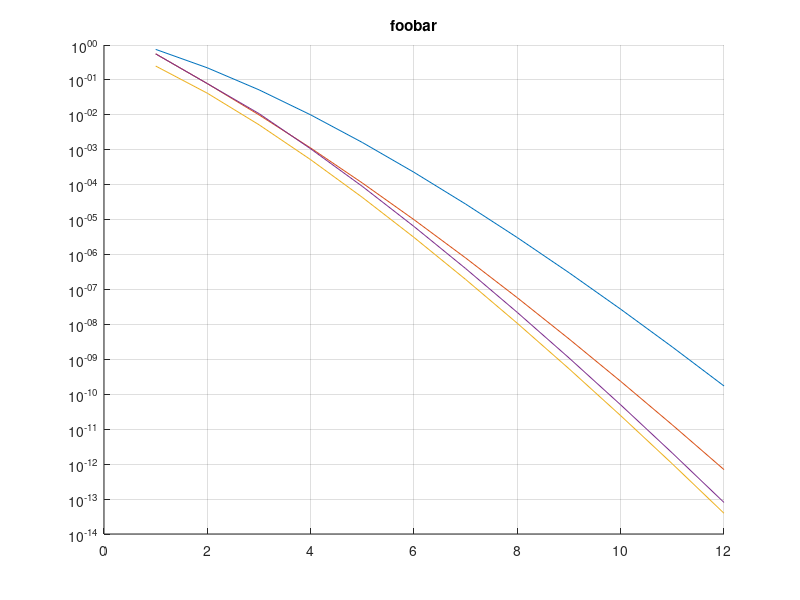

The MATLAB source for this figure:
% Stephanie Klumpe
% Problem 5.3 edited code

clear
close all
clc

Nspace = 1:12;
xx = -1.01:.005:1.01; clf

limerr = @(N) 1./(factorial(N+1).*2.^N);       % Define the knwon err and
remerr = @(N) ((N+2)./(N+1)) ./factorial(N+1); % the remainder err as 
polyerr = zeros(2, length(Nspace));            % fxns and the polyerr as
                                               % 2x12 matrix for both 
                                               % approximations
for n = 1:length(Nspace)
   N=Nspace(n); 
  for i = 1:2
    if i==1, s = 'Equispaced Points'; x = -1 + 2*(0:N)/N; end
    if i==2, s = 'Chebyshev Points';  x = cos(pi*(0:N)/N); end

    u = exp(x);
    uu = exp(xx);
    p = polyfit(x,u,N);              % interpolation
    pp = polyval(p,xx);              % evaluation of interpolant
    polyerr(i,n) = norm(uu-pp,inf);  % fill in polyerr matrix for the two
                                     % types and the error values

  end
end

hold on;
grid on;


title('foobar')
semilogy(Nspace,remerr(Nspace));     % semilog plots of N vs the errors
semilogy(Nspace,polyerr(1,:));
semilogy(Nspace,limerr(Nspace));
semilogy(Nspace,polyerr(2,:));

print('5_3.png', '-dpng')